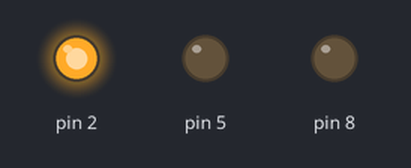
Simulated run of this sketch. Board: Arduino Uno, built with avr-gcc and run on an emulated ATmega328P. On the bench: output pins drawn as LEDs (lit = HIGH).

Above: at 1.0 s.
At 3.0 s:
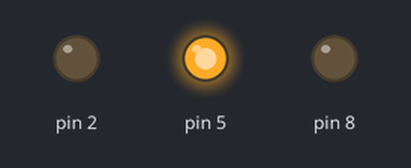
At 5.0 s:
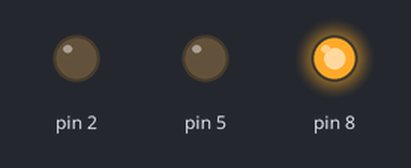
At 6.5 s:
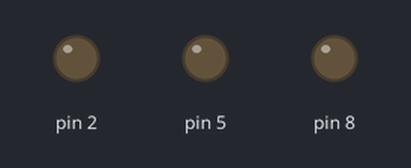
Timing chart, 0 to 9.1 s (numbered marks = the images above):
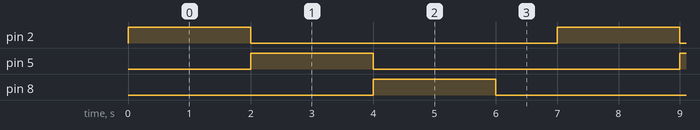

Measured:
- by itself, pin 2, pin 5, pin 8: alternates HIGH for 2.0 s and LOW for 5.0 s
- by itself, everything shown: repeats every 7.0 s, in 4 steps

The sketch:

mighty_albar1.ino
```cpp
void setup()
{
  pinMode(2, OUTPUT);
  pinMode(5, OUTPUT);
  pinMode(8, OUTPUT);
}

void loop()
{
  digitalWrite(2, HIGH);
  delay(2000); // Wait for 2000 millisecond(s)
  digitalWrite(2, LOW);
  digitalWrite(5, HIGH);
  delay(2000); // Wait for 2000 millisecond(s)
  digitalWrite(5, LOW);
  digitalWrite(8, HIGH);
  delay(2000); // Wait for 2000 millisecond(s)
  digitalWrite(8, LOW);
  delay(1000); // Wait for 1000 millisecond(s)
}
```
